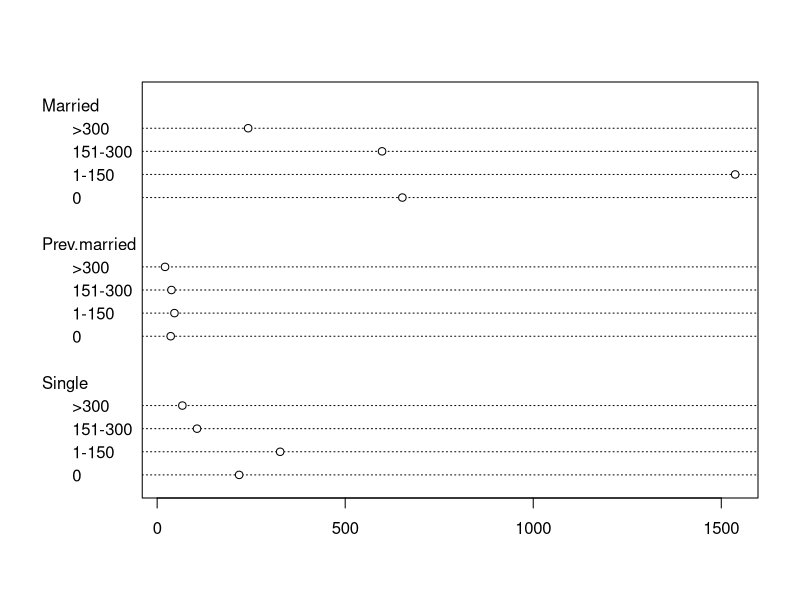

Generate this figure with R:
# marital data to plot
dat.mat <- c(652, 1537, 598, 242, 36, 46, 38, 21, 218, 327, 106, 67)
caff.marital <- matrix(dat.mat, nrow = 3, byrow = T)
colnames(caff.marital) <- c("0", "1-150", "151-300", ">300")
rownames(caff.marital) <- c("Married", "Prev.married", "Single")
names(dimnames(caff.marital)) <- c("marital", "consumption")

# dotcharts like barplots with besides = T
dotchart(t(caff.marital), lcolor = "black")
